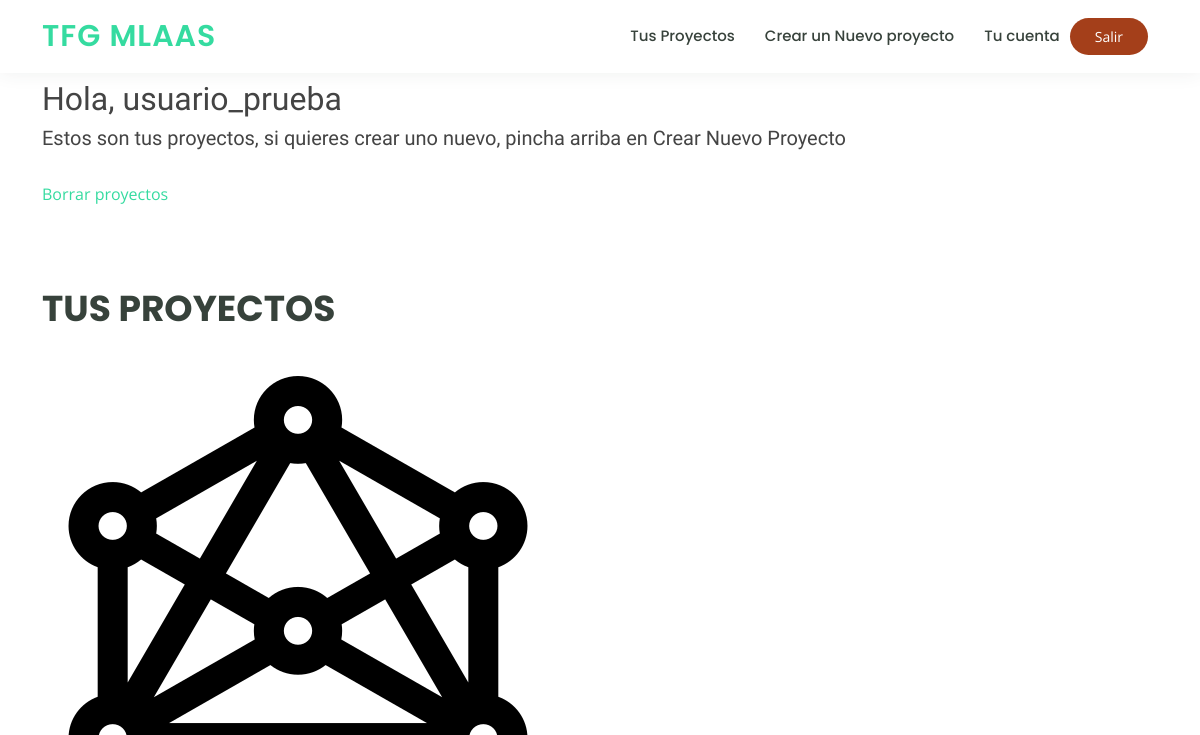
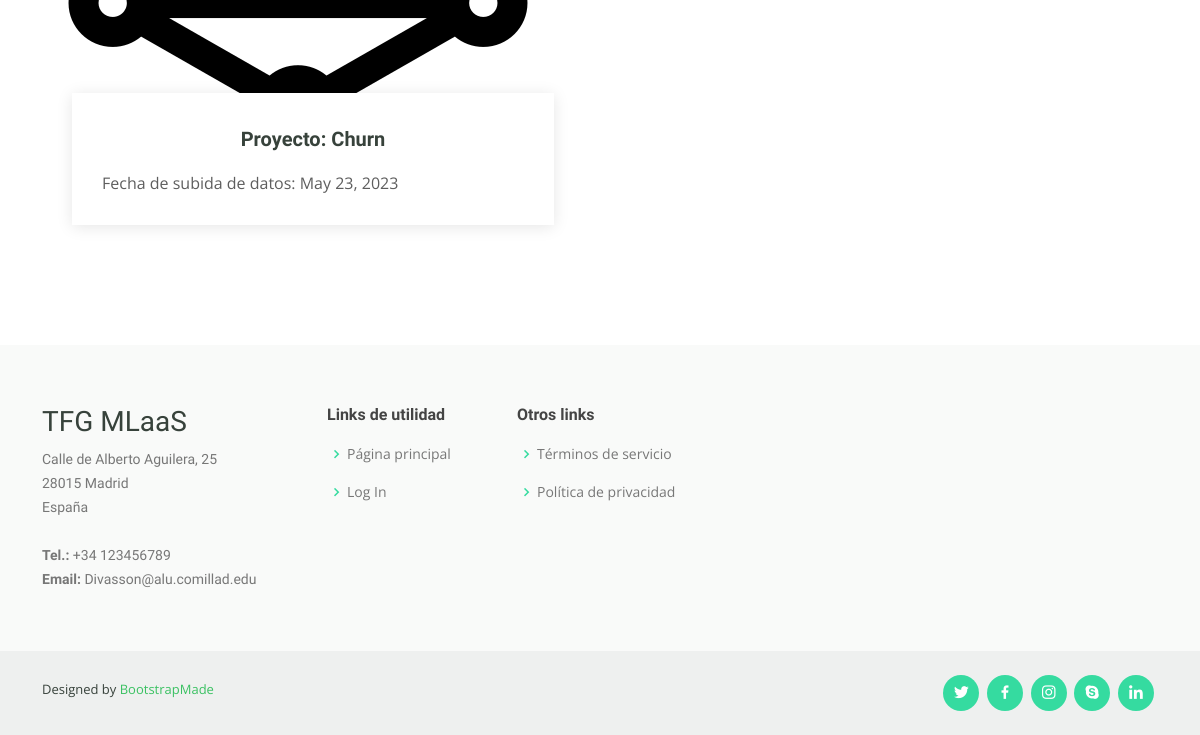
Page /projects/ (signed in) on the earlier database version (2 pictures, top to bottom).
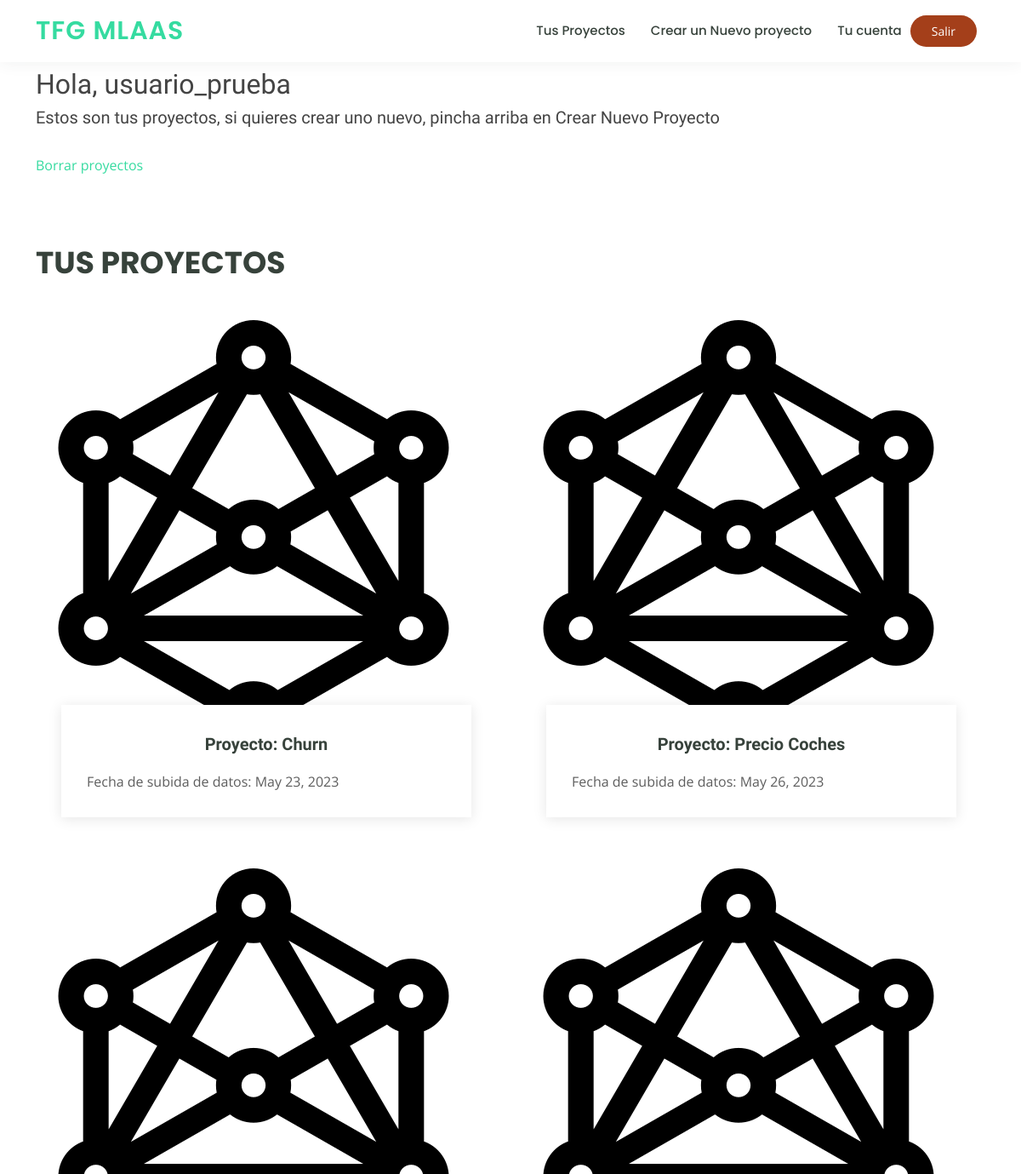
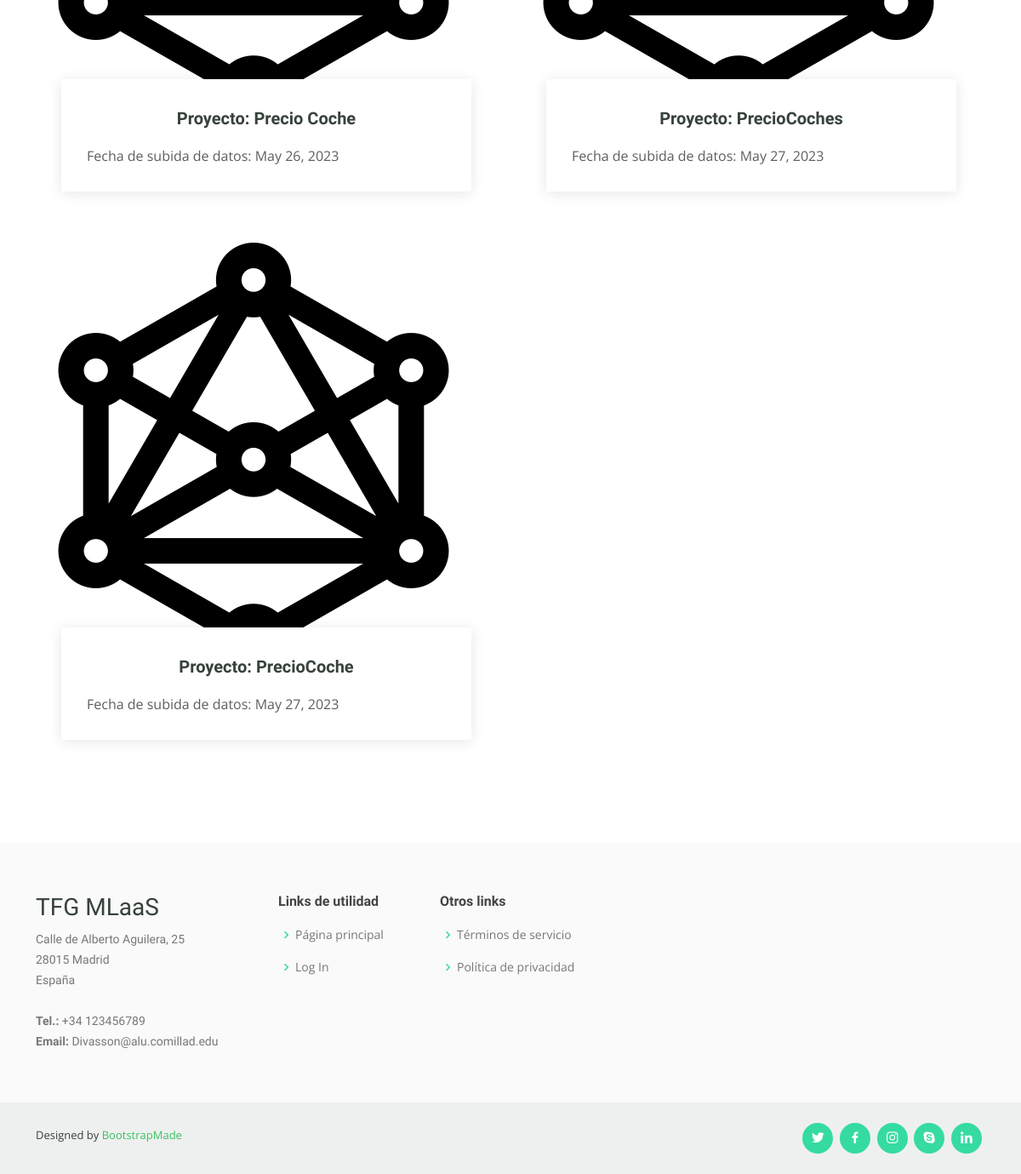
Same page on the later database version (2 pictures, top to bottom).
### Autenticacion/models.py (models this page shows, shortened)
class Usuario(AbstractBaseUser):
    email = models.EmailField(verbose_name="email",max_length=100,unique=True)
    username = models.CharField(max_length=50,unique=True)
    date_joined = models.DateField(auto_now_add=True,verbose_name="date_joined")
    last_login = models.DateField(auto_now=True,verbose_name="last_login")
    is_admin = models.BooleanField(default=False)
    is_active = models.BooleanField(default=True)
    is_staff = models.BooleanField(default=False)
    is_superuser = models.BooleanField(default=False)
    listaProyectos = []
    USERNAME_FIELD = 'email'
    REQUIRED_FIELDS= ['username']
    objects = UsuarioManager()
    def __str__(self):
        return str(self.email)+", "+ str(self.username)

### CrearAbrirProyectos/models.py (models this page shows, shortened)
class Project(models.Model):
    usuario = models.ForeignKey(Usuario, on_delete=models.CASCADE, related_name='projects')
    projectName = models.CharField(max_length=100)
    archivoDatos = models.FileField(upload_to='documents/datasetsProyectos/')
    uploaded_at = models.DateTimeField(auto_now_add=True)
    project_state = models.IntegerField(default=0)
    variable_a_predecir = models.CharField(max_length=100,editable=True,blank=True)
    tipo_prediccion = models.CharField(max_length=50,choices=[("clasificacion","clasificacion"),("regresion","regresion")],blank=True)
    tiposDatosProcesados = models.FileField(upload_to="documents/tiposDatosProcesados/",blank=True)
    archivoDatosNA= models.FileField(upload_to="documents/datasetsProyectosProcesados/",blank=True)
    version_datos_a_usar = models.DateTimeField(auto_now_add=True)
    tipos_de_modelos = models.CharField(max_length=255,null=True,blank=True)
    train_test_split = models.FloatField(max_length=100,blank=True,null=True)
    test_val_split = models.FloatField(max_length=100,blank=True,null=True)
    preprocesado = models.BooleanField(default=0)
    treat_na_dict = models.FileField(upload_to="documents/treat_na/",blank=True)
    columnas_originales = models.CharField(max_length=5000,null=True,blank=True)
    class Meta:
        unique_together = (('usuario','projectName'),)
    def __str__(self):
        return self.projectName

### CrearAbrirProyectos/views.py (the view)
# urls.py: path("",seeProyects,name="menuProyectos"),
def seeProyects(request):
    user = request.user
    print(user)
    if not user.is_authenticated:
        return redirect('/index.html')
    projects = request.user.projects.all()[::-1]
    print(projects)
    return render(request,'menuProyectos.html',{'projects': projects})

### CrearAbrirProyectos/templates/menuProyectos.html (shortened to what this page needs)
<!DOCTYPE html>
<html lang="es">
<head>
  {% load static %}
  <link rel="stylesheet" href="https://use.fontawesome.com/releases/v5.15.1/css/all.css">
  <link href="{% static 'assets/vendor/animate.css/animate.min.css' %}" rel="stylesheet">
  <link href="{% static 'assets/vendor/aos/aos.css' %}" rel="stylesheet">
  <link href="{% static 'assets/vendor/bootstrap/css/bootstrap.min.css' %}" rel="stylesheet">
  <link href="{% static 'assets/vendor/bootstrap-icons/bootstrap-icons.css' %}" rel="stylesheet">
  <link href="{% static 'assets/vendor/boxicons/css/boxicons.min.css' %}" rel="stylesheet">
  <link href="{% static 'assets/vendor/remixicon/remixicon.css' %}" rel="stylesheet">
  <link href="{% static 'assets/vendor/swiper/swiper-bundle.min.css' %}" rel="stylesheet">
  <link href="{% static 'assets/css/style.css' %}" rel="stylesheet">
</head>
<body>
  {% include 'ProjectParts/topmenuProyectos.html' %}
  <main id="main">
    <div class="container" style="margin-top:80px">
      <h2> Hola, {{request.user.username}}</h2>
      <h5> Estos son tus proyectos, si quieres crear uno nuevo, pincha arriba en Crear Nuevo Proyecto</h4>
      <br>
      {% if projects %}
      <p>
        <a type="button"  href = "/projects/deleteProjects/">Borrar proyectos</a>
      </p>
      {% endif %}
    </div>
    <section id="events" class="events">
      <div class="container"  id="comoFunciona">
        {% if projects %}
        <div class="section-title">
          <p>Tus proyectos</p>
        </div>
        {% for i in projects|dictsort:"id" %}
            {% if forloop.first or forloop.counter0|divisibleby:2 %}
                <div class="row">
            {% endif %}
                <div class="col-6 d-flex align-items-stretch">
                  <div class="card">
                    <div class="card-img">
                      <img src="{% static 'Images/networking.png' %}" alt="...">
                    </div>
                    <div class="card-body">
                      <h5 class="card-title">
                        <a href="/initProject/analisisDescriptivo/seleccionarVariable/{{ i.id }}">Proyecto: {{ i.projectName }}</a>
                      </h5>
                      <p class="card-text">Fecha de subida de datos:  {{ i.uploaded_at|date }}</p>
                    </div>
                  </div>
                </div>
            {% if forloop.last or forloop.counter|divisibleby:2 %}
                </div>
            {% endif %}
        {% endfor %}
        {% else %}
        <div class="section-title">
          <p>No tienes aún proyectos creados</p>
        </div>
        <a type="button"  href = "/projects/createProject/"> Crea tu primer proyecto</a>
        {% endif %}
      </div>
    </section>
  </main>
  {% include 'landingPageParts/footer.html' %}
</body>
</html>

### CrearAbrirProyectos/templates/ProjectParts/topmenuProyectos.html (shortened to what this page needs)
<!DOCTYPE html>
<html lang="es">
        <header id="header" class="fixed-top" >
            <div class="container d-flex align-items-center" >
              <h1 class="logo me-auto"><a href="/index.html">TFG MLaaS</a></h1>
              <nav id="navbar" class="navbar order-first order-lg-0">
                <ul>
                  <li><a href="/projects/">Tus Proyectos</a></li>
                  <li><a href="/projects/createProject/">Crear un Nuevo proyecto</a></li>
                </ul>
              </nav>
              <nav id="navbar" class="navbar order-last order-lg-0">
                <ul>
                  <li><a href="#">Tu cuenta</a></li>
                </ul>
              </nav>
              <a href="/authenticate/logout/" class="log-out-btn">Salir</a>
            </div>
          </header>
</html>

### LandingPage/templates/landingPageParts/footer.html
<!DOCTYPE html>
<html lang="es">
    <body>
        <footer id="footer">
            <div class="footer-top">
            <div class="container">
                <div class="row">
                <div class="col-lg-3 col-md-6 footer-contact">
                    <h3>TFG MLaaS</h3>
                    <p>
                    Calle de Alberto Aguilera, 25 <br>
                    28015 Madrid<br>
                    España <br><br>
                    <strong>Tel.:</strong> +34 123456789<br>
                    <strong>Email:</strong> Divasson@alu.comillad.edu<br>
                    </p>
                </div>
                <div class="col-lg-2 col-md-6 footer-links">
                    <h4>Links de utilidad</h4>
                    <ul>
                    <li><i class="bx bx-chevron-right"></i> <a href="index.html">Página principal</a></li>
                    <li><i class="bx bx-chevron-right"></i> <a href="/login">Log In</a></li>
                    </ul>
                </div>
                <div class="col-lg-3 col-md-6 footer-links">
                    <h4>Otros links</h4>
                    <ul>
                    <li><i class="bx bx-chevron-right"></i> <a href="#">Términos de servicio</a></li>
                    <li><i class="bx bx-chevron-right"></i> <a href="#">Política de privacidad</a></li>
                    </ul>
                </div>
                </div>
            </div>
            </div>
            <div class="container d-md-flex py-4">
            <div class="me-md-auto text-center text-md-start">
                <div class="credits">
                Designed by <a href="https://bootstrapmade.com/">BootstrapMade</a>
                </div>
            </div>
            <div class="social-links text-center text-md-right pt-3 pt-md-0">
                <a href="#" class="twitter"><i class="bx bxl-twitter"></i></a>
                <a href="#" class="facebook"><i class="bx bxl-facebook"></i></a>
                <a href="#" class="instagram"><i class="bx bxl-instagram"></i></a>
                <a href="#" class="google-plus"><i class="bx bxl-skype"></i></a>
                <a href="#" class="linkedin"><i class="bx bxl-linkedin"></i></a>
            </div>
            </div>
        </footer>
    </body>
</html>

### LandingPage/static/assets/css/style.css (style rules this page uses)
body { font-family: "Open Sans", sans-serif; color: #444444; }
a { color: #35dba0; text-decoration: none; }
h1, h2, h3, h4, h5, h6 { font-family: "Raleway", sans-serif; }
#header { background: #fff; transition: all 0.5s; z-index: 997; padding: 15px 0; box-shadow: 0px 0 18px rgba(55, 66, 59, 0.08); }
#header .logo { font-size: 30px; margin: 0; padding: 0; line-height: 1; font-weight: 600; letter-spacing: 1px; text-transform: uppercase; font-family: "Poppins", sans-serif; }
#header .logo a { color: #35dba0; }
.log-out-btn { margin-left: 10px; margin-right: 10px; background: #a43f1a; color: #fff; border-radius: 50px; padding: 8px 25px; white-space: nowrap; transition: 0.3s; font-size: 14px; display: inline-block; }
.navbar { padding: 0; }
.navbar ul { margin: 0; padding: 0; display: flex; list-style: none; align-items: center; }
.navbar li { position: relative; }
.navbar a { display: flex; align-items: center; justify-content: space-between; padding: 10px 0 10px 30px; font-family: "Poppins", sans-serif; font-size: 15px; font-weight: 500; color: #37423b; white-space: nowrap; transition: 0.3s; }
section { padding: 60px 0; overflow: hidden; }
.section-title { padding-bottom: 40px; }
.section-title p { margin: 0; margin: 0; font-size: 36px; font-weight: 700; text-transform: uppercase; font-family: "Poppins", sans-serif; color: #37423b; }
.events .card { border: 0; padding: 0 30px; margin-bottom: 60px; position: relative; }
.events .card-img { width: calc(100% + 60px); margin-left: -30px; overflow: hidden; z-index: 9; border-radius: 0; }
.events .card-img img { max-width: 100%; transition: all 0.3s ease-in-out; }
.events .card-body { z-index: 10; background: #fff; border-top: 4px solid #fff; padding: 30px; box-shadow: 0px 2px 15px rgba(0, 0, 0, 0.1); margin-top: -60px; transition: 0.3s; }
.events .card-title { font-weight: 700; text-align: center; margin-bottom: 20px; }
.events .card-title a { color: #37423b; transition: 0.3s; }
.events .card-text { color: #5e5e5e; }
#footer { color: #37423b; font-size: 14px; background: #eef0ef; }
#footer .footer-top { padding: 60px 0 30px 0; background: #f9faf9; }
#footer .footer-top .footer-contact { margin-bottom: 30px; }
#footer .footer-top .footer-contact p { font-size: 14px; line-height: 24px; margin-bottom: 0; font-family: "Raleway", sans-serif; color: #777777; }
#footer .footer-top h4 { font-size: 16px; font-weight: bold; color: #444444; position: relative; padding-bottom: 12px; }
#footer .footer-top .footer-links { margin-bottom: 30px; }
#footer .footer-top .footer-links ul { list-style: none; padding: 0; margin: 0; }
#footer .footer-top .footer-links ul i { padding-right: 2px; color: #35dba0; font-size: 18px; line-height: 1; }
#footer .footer-top .footer-links ul li { padding: 10px 0; display: flex; align-items: center; }
#footer .footer-top .footer-links ul li:first-child { padding-top: 0; }
#footer .footer-top .footer-links ul a { color: #777777; transition: 0.3s; display: inline-block; line-height: 1; }
#footer .credits { padding-top: 5px; font-size: 13px; }
#footer .credits a { color: #3ac162; transition: 0.3s; }
#footer .social-links a { font-size: 18px; display: inline-block; background: #35dba0; color: #fff; line-height: 1; padding: 8px 0; margin-right: 4px; border-radius: 50%; text-align: center; width: 36px; height: 36px; transition: 0.3s; }

Differences in the rows shown:
added Project: projectName "Precio Coches", uploaded_at "May 26, 2023"
added Project: projectName "Precio Coche", uploaded_at "May 26, 2023"
added Project: projectName "PrecioCoches", uploaded_at "May 27, 2023"
added Project: projectName "PrecioCoche", uploaded_at "May 27, 2023"
